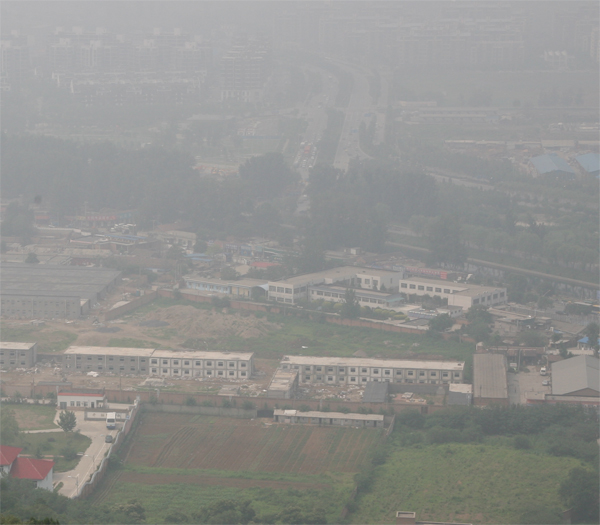
%> input picture DCP/A_DCPsofe_matting/Dataset/sample2.jpg, 600 x 525 px
$ octave main_display.m   (GNU Octave 9; MATLAB toolbox functions it lacks are replaced by stand-ins)
%> lines starting %> are read from the running program, lines starting %| are printed output that depends on the picture
%> further down, im is the input picture: size 525x600x3 uint8; mean R, G, B 145.4, 145.6, 143
### DCP/A_DCPsofe_matting/darkChannel.m
function JDark = darkChannel(im2)

[height, width, ~] = size(im2);
%> height = 525; width = 600

%the patch size is set to be 10 x 10 which could be more accurate than
%original parameter
patchSize = 15;
% half the patch size to pad the image with for the array
padSize = 7;

JDark = zeros(height, width); % initialize the dark channel matrix
imJ = padarray(im2, [padSize padSize], Inf); % create the new image by adding 10x10 patches
%> imJ: size 539x614x3 double; 4.82% of the values are NaN or infinite; the others: min 0.184, max 0.902, mean 0.567
%imagesc(imJ); colormap gray; axis off image
%printmat(imJ);

for j = 1:height
    for i = 1:width
        % the patch has top left corner at (jj, ii)
        patch = imJ(j:(j+patchSize-1), i:(i+patchSize-1),:);
        % the dark channel for a patch is the minimum value for all
        % channels for that patch
        JDark(j,i) = min(patch(:));
     end
end
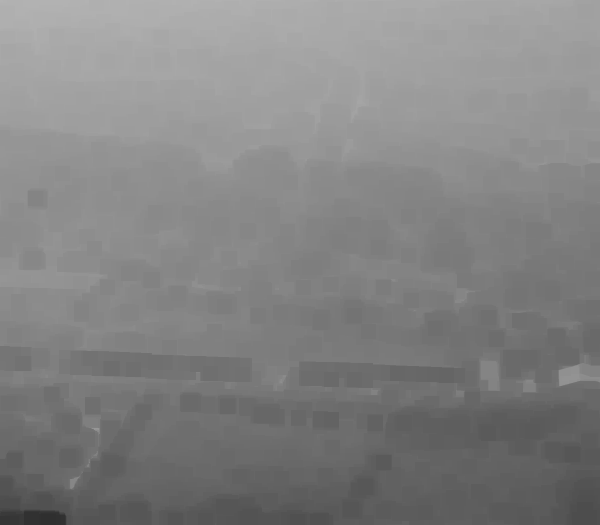
%> JDark: size 525x600 double; min 0.184, max 0.702, mean 0.513

### DCP/A_DCPsofe_matting/atmLight.m
function A = atmLight(im, JDark)

% the color of the atmospheric light is very close to the color of the sky
% so just pick the first few pixels that are closest to 1 in JDark
% and take the average

% pick top 0.1% brightest pixels in the dark channel

% get the image size
[height, width, ~] = size(im);
imsize = width * height;
%> imsize = 315000

numpx = floor(imsize/1000); % accomodate for small images
%> numpx = 315
%disp(numpx);
JDarkVec = reshape(JDark,imsize,1); % a vector of pixels in JDark
ImVec = reshape(im,imsize,3);  % a vector of pixels in my image

[JDarkVec, indices] = sort(JDarkVec); %sort
indices = indices(imsize-numpx+1:end); % need the last few pixels because those are closest to 1
%> indices = 315 values, max 46203 at index 309, min 1 at index 310, mean 22753.5


%find the first 10 lines of pixel, because it is somehow could be the sky.
for j = 1:10
    for i = 1:width
        [maxVal,maxInd] = max(JDark(:));
    end
end

%find the last few pixels
atmSum = zeros(1,3);
for ind = 1:numpx
    atmSum = atmSum + ImVec(indices(ind),:);
end
%> this loop made 315 passes
%> atmSum on passes 1 to 3: [0.737 0.737 0.737], [1.45 1.45 1.46], [2.16 2.16 2.18]
%> after the loop, atmSum = [223.4 223.4 226]

possibleResult1 = atmSum / numpx;
%> possibleResult1 = [0.709 0.709 0.717]
possibleResult2 = [maxVal,maxVal,maxVal];
%> possibleResult2 = [0.702 0.702 0.702]

%Between two possible results, we pick the brightest one(which is closer to
%1)
if possibleResult1 > maxVal
    A = possibleResult1;
%> A = [0.709 0.709 0.717]
else
    A = possibleResult2;
end

### DCP/A_DCPsofe_matting/deHazeWithoutMat.m
function J = deHaze(im)

JDark = darkChannel(im);
A = atmLight(im, JDark);
%> A = [0.709 0.709 0.717]
transmission = transmissionEstimate(im, A);
J = getRadiance(A,im,transmission);

### DCP/A_DCPsofe_matting/transmissionEstimate.m
function transmission = transmissionEstimate(im, A)
%> called with A = [0.709 0.709 0.717]

%In real life, a little amount of haze will always be around us.
%If we don't transmit,the image will be really sharp which is not
%realistic.

omega = 0.95; % So the amount of 5% haze we're keeping

im3 = zeros(size(im));
for ind = 1:3
    im3(:,:,ind) = im(:,:,ind)./A(ind);
end
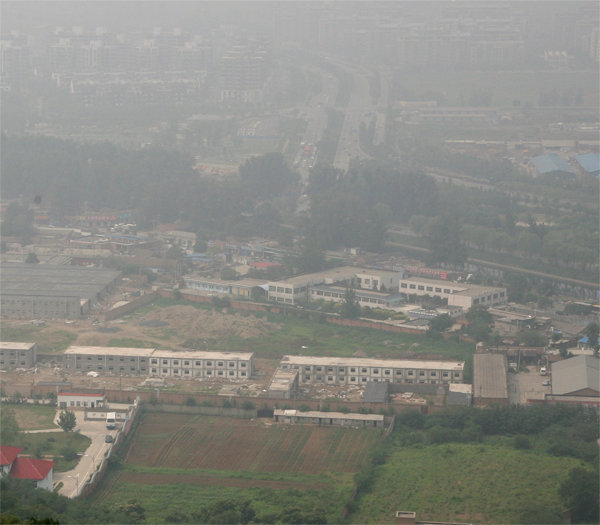
%> im3: size 525x600x3 double; mean R, G, B 0.804, 0.805, 0.782; drawn with min black and max white

% imagesc(im3./(max(max(max(im3))))); colormap gray; axis off image

transmission = 1-omega*darkChannel(im3);
%> in darkChannel (call 2), `imJ = padarray(im2, [padSize padSize], Inf);`: imJ: size 539x614x3 double; 4.82% of the values are NaN or infinite; the others: min 0.26, max 1.27, mean 0.797
%> after the loop in darkChannel (call 2), `for j = 1:height`:
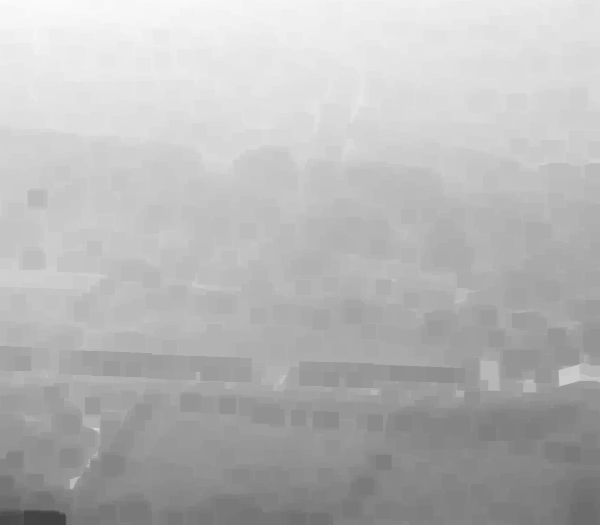
%> JDark: size 525x600 double; min 0.26, max 0.989, mean 0.722
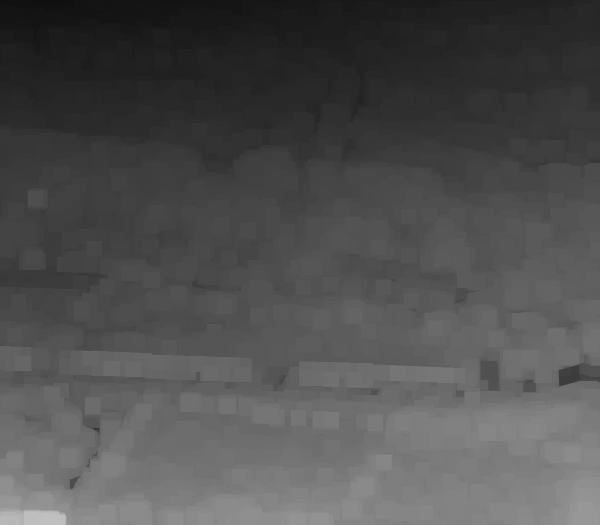
%> transmission: size 525x600 double; min 0.0601, max 0.753, mean 0.314

### DCP/A_DCPsofe_matting/getRadiance.m
function J = getRadiance(A,im,tMat)
%> called with A = [0.709 0.709 0.717]
t0 = 0.1;
J = zeros(size(im));
for ind = 1:3
   J(:,:,ind) = A(ind) + (im(:,:,ind) - A(ind))./max(tMat,t0);
end
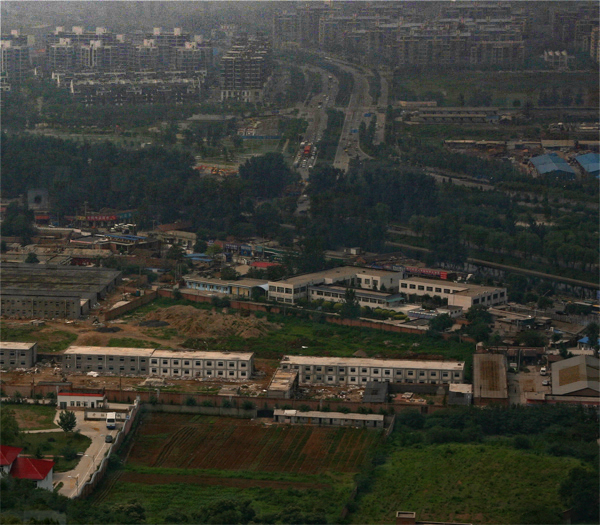
%> J: size 525x600x3 double; mean R, G, B 0.291, 0.294, 0.256; drawn with min black and max white

J = J./(max(max(max(J))));

### DCP/A_DCPsofe_matting/resultsWithoutMat.m
% Show results
function resultsWithoutMat(im)

%im = readIm(image);
J = deHazeWithoutMat(im);
figure;
%subplot(1,2,1);
%imagesc(im)
imshow(im)
title 'Original'
axis image off;
figure;
%subplot(1,2,2);
%imagesc(J)
imshow(J)
title 'De-hazed without applying soft matting algorithm';
axis image off;

### DCP/A_DCPsofe_matting/main_display.m
%This is project entry1 for display result directly
% Input Options
dataPath = 'Dataset/';
imageName = 'sample2.jpg';%from sample1 - sample5


%%%%%%%%%%%%%%%%%%%%%%%%%%%%%%%%%%%%%%%%%%%%%%%%%%%%%%%%%
%read the image
im = imread(strcat(dataPath, imageName));

%decrease ImageSize to increase execution effiency.
scalingFactor =1;
im = imresize(im, scalingFactor);%adjust the size of image,1 is original
%convert image into double precision.
im = double(im);
im = im./255;
%Display the result into subplot.
%results(im);
resultsWithoutMat(im);
